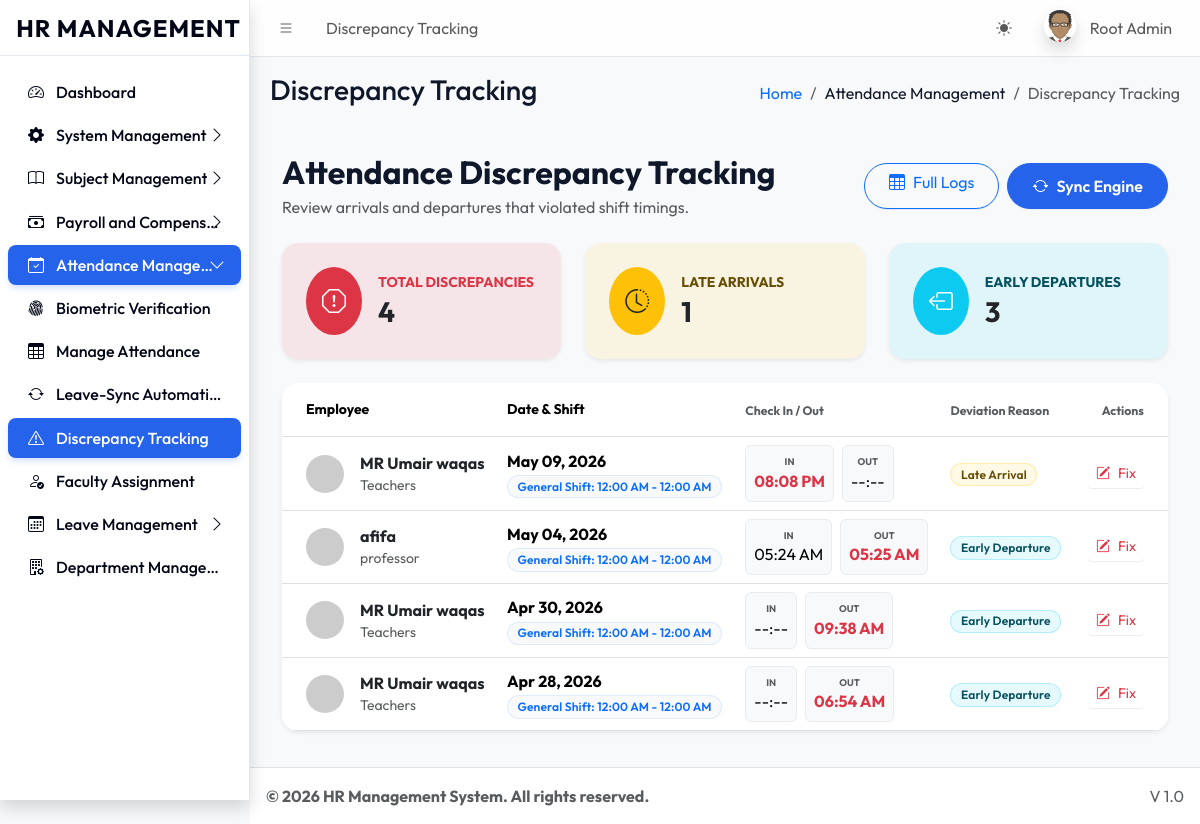
Screenshot of /dashboards/super_admin/attendance_discrepancies.php (signed in) with the database file from the repository.
### tables this page shows
CREATE TABLE `sys_pages` (
  `id` int(11) NOT NULL,
  `parent_id` int(11) DEFAULT 0,
  `page_name` varchar(100) NOT NULL,
  `page_url` varchar(255) DEFAULT '#',
  `icon_class` varchar(50) DEFAULT 'bi bi-circle',
  `sort_order` int(11) DEFAULT 0
);

CREATE TABLE `attendance` (
  `id` int(11) NOT NULL,
  `user_id` int(11) NOT NULL,
  `date` date NOT NULL,
  `status` enum('Present','Absent','Late','Half Day','On Leave','Holiday') DEFAULT 'Present',
  `check_in` time DEFAULT NULL,
  `check_out` time DEFAULT NULL,
  `biometric_id` varchar(100) DEFAULT NULL,
  `created_at` timestamp NOT NULL DEFAULT current_timestamp(),
  `is_flagged` tinyint(1) DEFAULT 0,
  `discrepancy_reason` varchar(255) DEFAULT NULL
);

CREATE TABLE `users` (
  `id` int(11) NOT NULL,
  `name` varchar(100) NOT NULL,
  `email` varchar(100) NOT NULL,
  `password` varchar(255) NOT NULL,
  `role` varchar(50) NOT NULL,
  `identity_no` varchar(50) DEFAULT NULL,
  `registration_no` varchar(50) DEFAULT NULL,
  `is_active` tinyint(1) DEFAULT 1,
  `department_id` int(11) DEFAULT NULL,
  `biometric_id` varchar(100) DEFAULT NULL
);

CREATE TABLE `user_profiles` (
  `user_id` int(11) NOT NULL,
  `designation` varchar(150) DEFAULT NULL,
  `department_id` int(11) DEFAULT NULL,
  `joining_date` date DEFAULT NULL,
  `tenure_status` enum('Tenured','Non-Tenured','Not Applicable') DEFAULT 'Not Applicable',
  `confirmation_status` enum('Confirmed','Probation') DEFAULT 'Probation',
  `last_promotion_date` date DEFAULT NULL
);

### dashboards/super_admin/attendance_discrepancies.php (the view, shortened to what the rows shown need)
<?php
require_once '../../includes/header.php';
$query = "
    SELECT
        u.name, u.email, u.role,
        d.name as department,
        up.designation,
        a.id as attendance_id, a.date, a.check_in, a.check_out, a.status, a.is_flagged, a.discrepancy_reason,
        s.name as shift_name, s.start_time as shift_start, s.end_time as shift_end
    FROM attendance a
    JOIN users u ON a.user_id = u.id
    LEFT JOIN departments d ON u.department_id = d.id
    LEFT JOIN user_profiles up ON u.id = up.user_id
    LEFT JOIN employee_shifts es ON u.id = es.user_id
    LEFT JOIN shifts s ON es.shift_id = s.id
    WHERE a.is_flagged = 1
    ORDER BY a.date DESC, a.check_in DESC
";
$flaggedRecords = $pdo->query($query)->fetchAll();
?>
<div class="container-fluid py-4">
    <div class="d-flex justify-content-between align-items-center mb-4">
        <div>
            <h2 class="fw-bold mb-1">Attendance Discrepancy Tracking</h2>
        </div>
    </div>
    <div class="card border-0 shadow-sm rounded-4 overflow-hidden">
        <div class="card-body p-0">
            <div class="table-responsive">
                <table class="table table-hover align-middle mb-0">
                    <thead class="bg-light">
                        <tr class="text-muted small fw-bold">
                            <th class="ps-4 py-3">Employee</th>
                            <th class="py-3">Date & Shift</th>
                            <th class="py-3 text-muted small fw-bold">Check In / Out</th>
                            <th class="py-3 text-muted small fw-bold">Deviation Reason</th>
                            <th class="text-end pe-4 py-3 text-muted small fw-bold">Actions</th>
                        </tr>
                    </thead>
                    <tbody>
                        <?php foreach($flaggedRecords as $r): ?>
                        <tr>
                            <td class="ps-4">
                                <div class="d-flex align-items-center">
                                    <img src="https://ui-avatars.com/api/?name=<?= urlencode($r['name']) ?>&background=random" class="rounded-circle me-3" width="38">
                                    <div>
                                        <div class="fw-bold text-dark"><?= htmlspecialchars($r['name']) ?></div>
                                        <div class="text-muted small"><?= htmlspecialchars($r['designation'] ?? 'Staff') ?></div>
                                    </div>
                                </div>
                            </td>
                            <td>
                                <div class="fw-bold"><?= date('M d, Y', strtotime($r['date'])) ?></div>
                                <span class="badge bg-light text-primary border border-primary border-opacity-10 rounded-pill small">
                                    <?= htmlspecialchars($r['shift_name'] ?? 'General Shift') ?>:
                                    <?= date('h:i A', strtotime($r['shift_start'])) ?> - <?= date('h:i A', strtotime($r['shift_end'])) ?>
                                </span>
                            </td>
                            <td>
                                <div class="d-flex gap-2">
                                    <div class="text-center p-2 rounded bg-light border border-light-subtle">
                                        <div class="small text-muted fw-bold" style="font-size: 0.6rem;">IN</div>
                                        <div class="<?= str_contains($r['discrepancy_reason'], 'Late Arrival') ? 'text-danger fw-bold' : '' ?>">
                                            <?= $r['check_in'] ? date('h:i A', strtotime($r['check_in'])) : '--:--' ?>
                                        </div>
                                    </div>
                                    <div class="text-center p-2 rounded bg-light border border-light-subtle">
                                        <div class="small text-muted fw-bold" style="font-size: 0.6rem;">OUT</div>
                                        <div class="<?= str_contains($r['discrepancy_reason'], 'Early Departure') ? 'text-danger fw-bold' : '' ?>">
                                            <?= $r['check_out'] ? date('h:i A', strtotime($r['check_out'])) : '--:--' ?>
                                        </div>
                                    </div>
                                </div>
                            </td>
                            <td>
                                <?php
                                $reasons = explode(',', $r['discrepancy_reason']);
                                foreach($reasons as $res):
                                    $res = trim($res);
                                    $color = str_contains($res, 'Late') ? 'warning' : 'info';
                                ?>
                                    <span class="badge bg-<?= $color ?> bg-opacity-10 text-<?= $color ?>-emphasis border border-<?= $color ?> border-opacity-25 rounded-pill me-1">
                                        <?= htmlspecialchars($res) ?>
                                    </span>
                                <?php endforeach; ?>
                            </td>
                            <td class="text-end pe-4">
                                <button class="btn btn-outline-danger btn-sm border-0" onclick='editAttendance(<?= json_encode($r) ?>)' title="Fix Discrepancy">
                                    <i class="bi bi-pencil-square me-2"></i>Fix
                                </button>
                            </td>
                        </tr>
                        <?php endforeach; ?>
                    </tbody>
                </table>
            </div>
        </div>
    </div>
</div>
<?php require_once '../../includes/footer.php'; ?>

### includes/header.php (shortened to what the rows shown need)
<?php
require_once __DIR__ . '/../core/session.php';
$current_url = substr($_SERVER['SCRIPT_NAME'], strlen('/universal/'));
$pageStmt = $pdo->prepare("SELECT * FROM sys_pages WHERE page_url LIKE ? LIMIT 1");
$pageStmt->execute(["%$current_url%"]);
$currentPageData = $pageStmt->fetch();
$pageTitle = $currentPageData['page_name'] ?? 'Dashboard';
$pageId = $currentPageData['id'] ?? 0;
$breadcrumbs = [];
if ($currentPageData) {
    $crumbId = $currentPageData['id'];
    while($crumbId != 0) {
        $crumbStmt = $pdo->prepare("SELECT id, parent_id, page_name, page_url FROM sys_pages WHERE id = ?");
        $crumbStmt->execute([$crumbId]);
        $crumb = $crumbStmt->fetch();
        array_unshift($breadcrumbs, $crumb);
        $crumbId = $crumb['parent_id'];
    }
}
?>
<!DOCTYPE html>
<html lang="en"> <head>
    <link rel="stylesheet" href="<?= BASE_URL ?>assets/css/bootstrap.min.css" />
    <link rel="stylesheet" href="<?= BASE_URL ?>assets/css/bootstrap-icons.css" />
    <link rel="stylesheet" href="<?= BASE_URL ?>assets/css/adminlte.min.css" />
    <link rel="stylesheet" href="<?= BASE_URL ?>assets/css/custom_theme.css" />
</head>
<body class="layout-fixed sidebar-expand-lg bg-body-tertiary">
<div class="app-wrapper">
    <nav class="app-header navbar navbar-expand bg-body">
        <div class="container-fluid">
            <ul class="navbar-nav">
                <li class="nav-item d-none d-md-block"> <a href="#" class="nav-link"><?= $pageTitle ?></a> </li>
            </ul>
        </div>
    </nav>
    <?php include 'sidebar.php'; ?>
    <main class="app-main">
        <div class="app-content-header">
            <div class="container-fluid">
                <div class="row">
                    <div class="col-sm-6"><h3 class="mb-0"><?= $pageTitle ?></h3></div>
                    <div class="col-sm-6">
                        <ol class="breadcrumb float-sm-end">
                            <li class="breadcrumb-item"><a href="<?= BASE_URL ?>">Home</a></li>
                            <?php foreach($breadcrumbs as $b): ?>
                                <li class="breadcrumb-item <?= ($b['id'] == $pageId) ? 'active' : '' ?>">
                                    <?= htmlspecialchars($b['page_name']) ?>
                                </li>
                            <?php endforeach; ?>
                        </ol>
                    </div>
                </div>
            </div>
        </div>
        <div class="app-content">
            <div class="container-fluid">

### includes/sidebar.php (shortened to what the rows shown need)
<aside class="app-sidebar shadow">
    <div class="sidebar-wrapper">
        <nav class="mt-2">
            <ul class="nav sidebar-menu flex-column" data-lte-toggle="treeview" role="menu" data-accordion="false">
                <?php
                function renderMenu($pdo, $parentId = 0, $userRole, $currentPath)
                {
                    $sql = "
                        SELECT p.* FROM sys_pages p
                        JOIN role_access ra ON p.id = ra.page_id
                        WHERE p.parent_id = ? AND ra.role_key = ?
                        ORDER BY p.sort_order ASC
                    ";
                    $stmt = $pdo->prepare($sql);
                    $stmt->execute([$parentId, $userRole]);
                    $items = $stmt->fetchAll();
                    foreach ($items as $item) {
                        $itemUrl = str_replace('\\', '/', $item['page_url']);
                        $childSql = "
                            SELECT p.* FROM sys_pages p
                            JOIN role_access ra ON p.id = ra.page_id
                            WHERE p.parent_id = ? AND ra.role_key = ?
                            ORDER BY p.sort_order ASC
                        ";
                        $childStmt = $pdo->prepare($childSql);
                        $childStmt->execute([$item['id'], $userRole]);
                        $children = $childStmt->fetchAll();
                        $hasChildren = count($children) > 0;
                        $isActive = ($currentPath === $itemUrl && $itemUrl !== '#');
                        $isExpanded = false;
                        if ($hasChildren) {
                            foreach ($children as $child) {
                                if ($currentPath === str_replace('\\', '/', $child['page_url'])) {
                                    $isExpanded = true;
                                    break;
                                }
                            }
                        }
                        $itemClass = "nav-item";
                        if ($hasChildren && $isExpanded) $itemClass .= " menu-open";
                        $linkClass = "nav-link";
                        if ($isActive || ($hasChildren && $isExpanded)) $linkClass .= " active";
                        echo '<li class="' . $itemClass . '">';
                        echo '<a href="' . ($hasChildren ? '#' : BASE_URL . $itemUrl) . '" class="' . $linkClass . '">';
                        echo '<i class="nav-icon ' . ($item['icon_class'] ?: 'bi bi-circle') . '"></i>';
                        echo '<p>' . htmlspecialchars($item['page_name']);
                        if ($hasChildren) {
                            echo '<i class="nav-arrow bi bi-chevron-right"></i>';
                        }
                        echo '</p></a>';
                        if ($hasChildren) {
                            echo '<ul class="nav nav-treeview">';
                            foreach ($children as $child) {
                                $childUrl = str_replace('\\', '/', $child['page_url']);
                                $isChildActive = ($currentPath === $childUrl);
                                echo '<li class="nav-item">';
                                echo '<a href="' . BASE_URL . $childUrl . '" class="nav-link ' . ($isChildActive ? 'active' : '') . '">';
                                echo '<i class="nav-icon ' . ($child['icon_class'] ?: 'bi bi-circle') . '"></i>';
                                echo '<p>' . htmlspecialchars($child['page_name']) . '</p>';
                                echo '</a></li>';
                            }
                            echo '</ul>';
                        }
                        echo '</li>';
                    }
                }
                $currentPath = str_replace('\\', '/', substr($_SERVER['SCRIPT_NAME'], strlen('/universal/')));
                renderMenu($pdo, 0, $_SESSION['role'], $currentPath);
                ?>
            </ul>
        </nav>
    </div>
</aside>

### rows the page displays
sys_pages: page_name "Discrepancy Tracking"
sys_pages: page_name "Dashboard"
sys_pages: page_name "System Management"
sys_pages: page_name "Subject Management"
sys_pages: page_name "Payroll and Compens…"
sys_pages: page_name "Attendance Manage…", page_name "Attendance Management"
sys_pages: page_name "Biometric Verification"
sys_pages: page_name "Manage Attendance"
sys_pages: page_name "Leave-Sync Automati…"
sys_pages: page_name "Faculty Assignment"
sys_pages: page_name "Leave Management"
sys_pages: page_name "Department Manage…"
attendance: user.name "MR Umair waqas", user_profiles.designation "Teachers", date "May 09, 2026", shift_name "General Shift", shift_start "12:00 AM", shift_end "12:00 AM", check_in "08:08 PM", discrepancy_reason "Late Arrival"
attendance: user.name "afifa", user_profiles.designation "professor", date "May 04, 2026", shift_name "General Shift", shift_start "12:00 AM", shift_end "12:00 AM", check_in "05:24 AM", check_out "05:25 AM", discrepancy_reason "Early Departure"
attendance: user.name "MR Umair waqas", user_profiles.designation "Teachers", date "Apr 30, 2026", shift_name "General Shift", shift_start "12:00 AM", shift_end "12:00 AM", check_out "09:38 AM", discrepancy_reason "Early Departure"
attendance: user.name "MR Umair waqas", user_profiles.designation "Teachers", date "Apr 28, 2026", shift_name "General Shift", shift_start "12:00 AM", shift_end "12:00 AM", check_out "06:54 AM", discrepancy_reason "Early Departure"

### other values shown
$_SESSION['name'] "Root Admin"
$totalFlagged "4"
$lateInCount "1"
$earlyOutCount "3"
$settings['footer_text'] "© 2026 HR Management System. All rights reserved."
